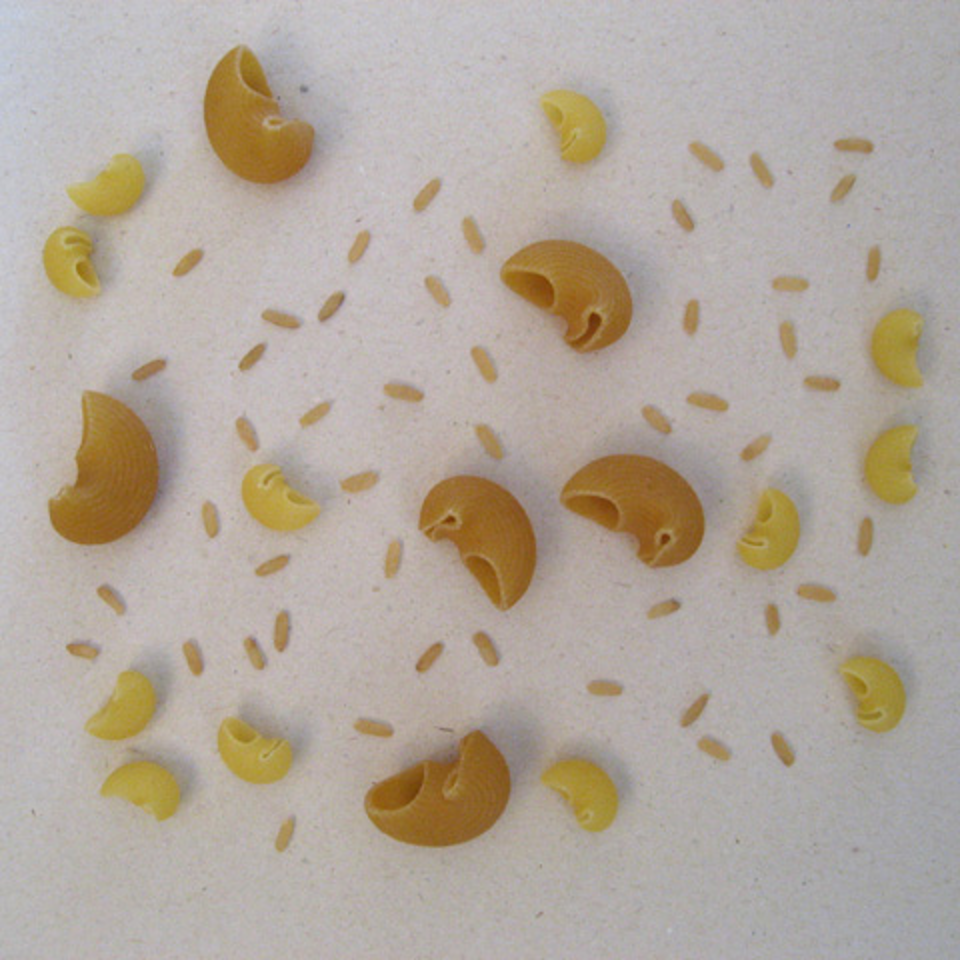
%> input picture TNM087 - Bildbehandling och bildanalys/Lab/lab 4/images/MacnRice1.tif, 960 x 960 px
$ octave --eval "result = CountObjects(imread('images/MacnRice1.tif'));"   (GNU Octave 9; MATLAB toolbox functions it lacks are replaced by stand-ins)
%> lines starting %> are read from the running program, lines starting %| are printed output that depends on the picture; in (x1, y1, x2, y2) boxes, pixels count from 0 and x2, y2 are one past the last pixel; in counts of white or black regions, pixels touching at a corner belong together; the program's own positions count from 1
function [IMG, noRice, noSmallMacs, noLargeMacs]=CountObjects(in)
%% Lab4, Task 3
%% Finds the number of rows of bricks
%
% Counts objects of different class and displays them in different colors.
% Input images containing three classes of ojects: grains of rice, snall
% macaronis and large macaronis
%
%% Who has done it
%
% Author: Thomas Indrias (thoin216)
% Co-author: NaN
%
%% Syntax of the function
%      Input arguments:
%           in: the original input RGB color image of type double scaled between 0 and 1
%
%      Output arguments:
%           IMG: the output RGB color image, displaying the three
%           diffferent classes of objects in different colors
%           noRice: Number of grains of rice in the input image
%           noSmallMacs: Number of small macaromis in the input image
%           noLargeMacs: Number of large macaromis in the input image

% You MUST NEVER change the first line
%
%% Basic version control (in case you need more than one attempt)
%
% Version: 1.0
% Date: 2018-12-14
%
% Gives a history of your submission to Lisam.
% Version and date for this function have to be updated before each
% submission to Lisam (in case you need more than one attempt)
%
%% General rules
%
% 1) Don't change the structure of the template by removing %% lines
%
% 2) Document what you are doing using comments
%
% 3) Before submitting make the code readable by using automatic indentation
%       ctrl-a / ctrl-i
%
% 4) Your code should work for any given input arguments, if they are
%    fulfilling the conditions specified in the syntax of the function
%
% 5) In case a task requires that you have to submit more than one function
%       save every function in a single file and collect all of them in a
%       zip-archive and upload that to Lisam. NO RAR, NO GZ, ONLY ZIP!
%
% 6) Often you must do something else between the given commands in the
%       template
%
%% Here starts your code.
% Write the appropriate MATLAB commands right after each comment below.
%

%% Make the input color image grayscale,
% by choosing its most appropriate channel

in = im2double(in); % I always prefer converting to type double.
bgray = in(:,:,3); % The grayscale version of the input color image

%% Threshold your image
% to separate the objects from the backgroound

b_thresh = bgray < graythresh(bgray); % The thresholded image
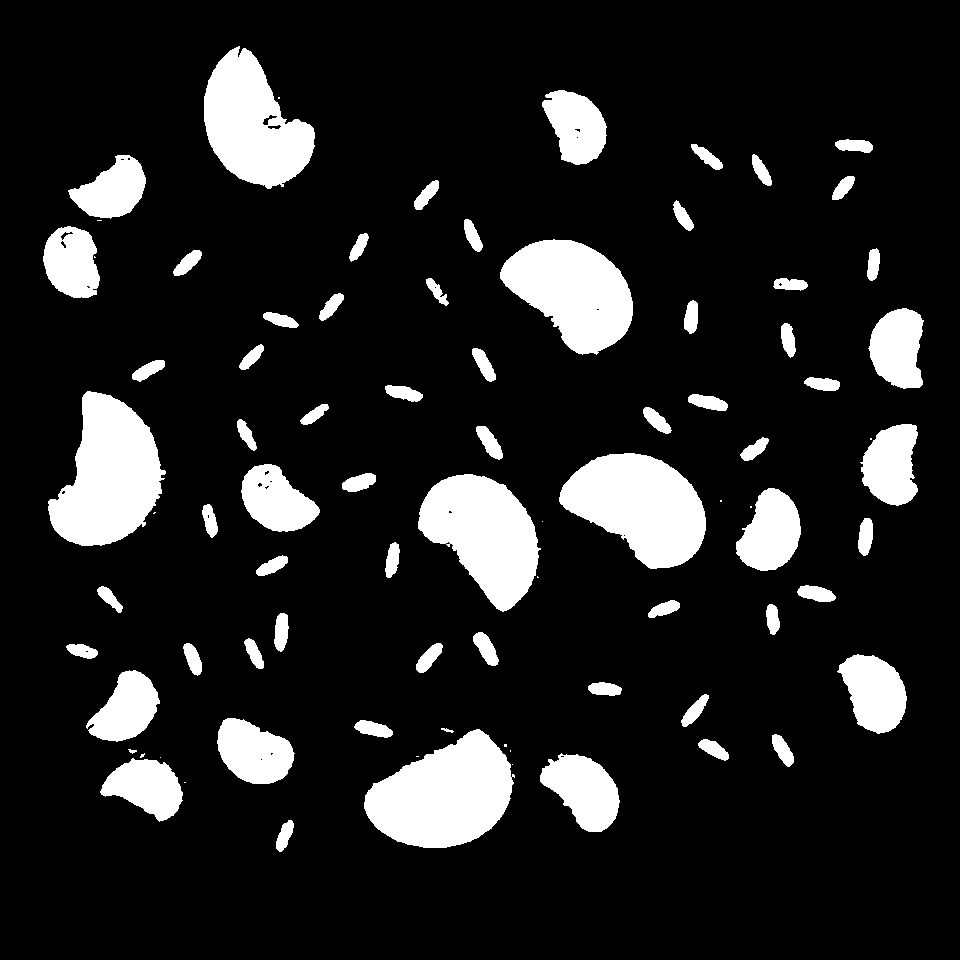
%> b_thresh: size 960x960 logical; 13.4% white; 84 white regions (16 under 20 px), largest, box (x1, y1, x2, y2) and area: (364, 729, 515, 848) 11868, (48, 391, 166, 546) 11599, (559, 453, 706, 569) 11129

%% Clean up the binary image
% Use morphological operations to clean up the binary image from noise.
% Especially make syre that your cleaned image don't contain any false objecta
% (i.e. single foreground pixels, or groups of connected foreground pixels,
% that do not belong to the object classes

SE = strel('disk', 4);
b_clean = imclose(imopen(b_thresh, SE), SE); % Cleaned up binary image
%> b_clean: size 960x960 logical; 13.3% white; 66 white regions, largest, box (x1, y1, x2, y2) and area: (364, 729, 513, 848) 11845, (48, 391, 163, 546) 11537, (559, 453, 706, 569) 11112

%% Labelling
%  Use labelling to assign every object a unique number

L = bwlabel(b_clean); % Labelled image
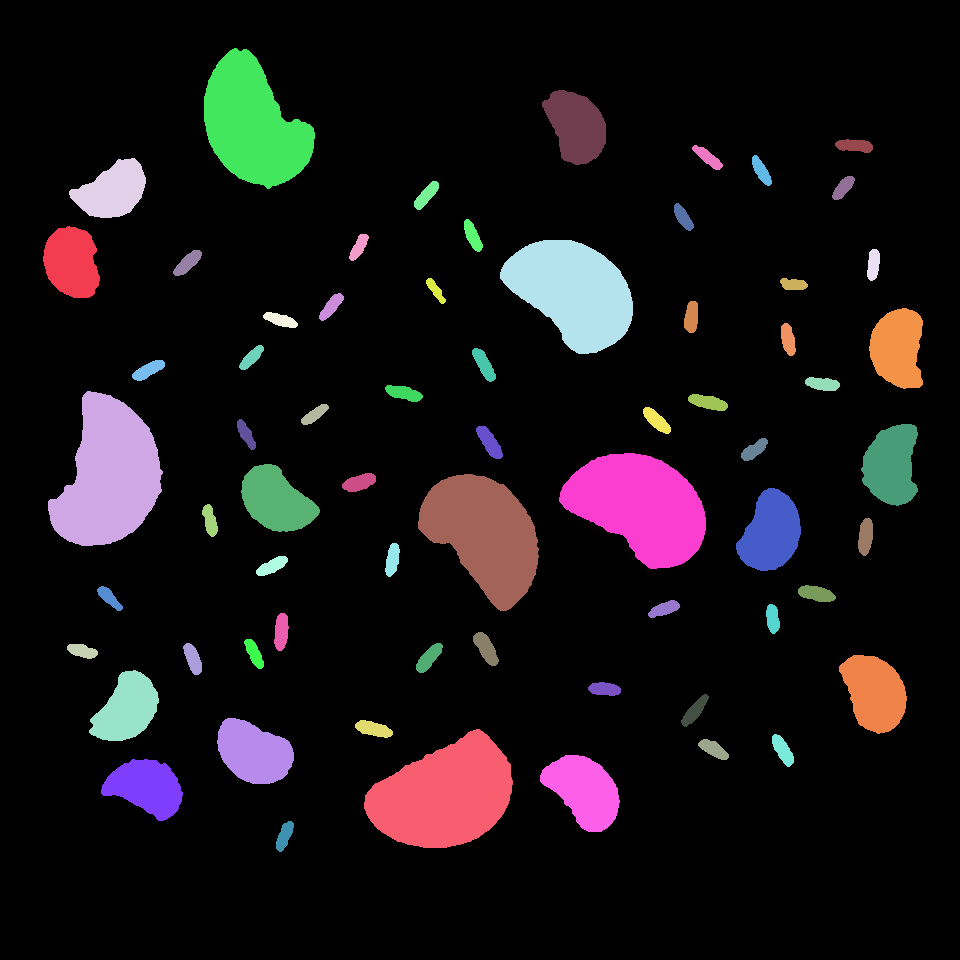
%> L: size 960x960 double; 67 distinct labels, from 0 to 66; one colour per label, 0 black

%% Object features
% Compute relevant object features that you can use to classify
% the three classes of objects

Stats = regionprops(L, 'Perimeter', 'Area'); % Create struct with relevant object properties
%> Stats = 66 regions; largest, Area and Perimeter: 11845 413.4, 11537 437.8, 11112 407.1, 10339 399.1, 9911 378.1

%% Object classification
% Based on your object features, classify the objects, i.e. for each
% labelled object: decide if it belongs to the three classes: Rice, SmallMacs, or LargeMacs
% In case you didn't suceed in cleaining up all false objects, you should
% discard them here, so they don't count as the classes of objects

% Storing struct in each class array.
for n=1:length(Stats)
   Perimeter(n) = Stats(n).Perimeter;
   Area(n) = Stats(n).Area;
end
%> this loop made 66 passes
%> after the loop, Area = 66 values, max 11845 at index 27, min 218 at index 33, mean 1861.5; Perimeter = 66 values, max 437.8 at index 2, min 64.83 at index 56, mean 134.1

Rice = find(Area < 1000); % Vector containing the labels of all objects classifies as rice
%> Rice = 48 values from 3 to 65
SmallMacs = find(Area > 1000 & Area < 8000); % Vector containing the labels of all objects classifies as SmallMacs
%> SmallMacs = [1 4 5 7 13 16 39 40 51 62 64 66]
LargeMacs = find(Area > 8000); %Vector containing the labels of all objects classifies as LargeMacs
%> LargeMacs = [2 12 27 32 38 41]

%% Count the objects for each class.


noRice = length(Rice); % Vector containing the labels of all objects classifies as rice
%> noRice = 48
noSmallMacs = length(SmallMacs); % Vector containing the labels of all objects classifies as SmallMacs
%> noSmallMacs = 12
noLargeMacs = length(LargeMacs); % Vector containing the labels of all objects classifies as LargeMacs
%> noLargeMacs = 6

%% Create an RGB-image, IMG, displaying the different classes of objects in different colors
% Use for example: Colored objects on black background, colored objects on
% the original background, highlight the borders of the objects in the
% original image in different colors (or some other way of displayig the
% objects)

[r, c] = size(bgray);

R = zeros(r, c);
G = zeros(r, c);
B = zeros(r, c);

% I dont like creating a loop for each channel but
% I had perfomance issue when merging it.

for n=1:length(Rice)
   R(L == Rice(n)) = 1;
end
%> this loop made 48 passes
%> R: size 960x960 double; values 0 (black) and 1 (white), 1.9% white; 48 white regions, largest, box (x1, y1, x2, y2) and area: (473, 632, 499, 666) 484, (476, 426, 503, 459) 464, (798, 585, 836, 602) 453
for n=1:length(SmallMacs)
   G(L == SmallMacs(n)) = 1;
end
%> this loop made 12 passes
%> G: size 960x960 double; values 0 (black) and 1 (white), 4.5% white; 12 white regions, largest, box (x1, y1, x2, y2) and area: (540, 755, 620, 832) 3912, (839, 655, 907, 734) 3754, (736, 488, 801, 571) 3704
for n=1:length(LargeMacs)
   B(L == LargeMacs(n)) = 1;
end
%> this loop made 6 passes
%> B: size 960x960 double; values 0 (black) and 1 (white), 7% white; 6 white regions, box (x1, y1, x2, y2) and area: (364, 729, 513, 848) 11845, (48, 391, 163, 546) 11537, (559, 453, 706, 569) 11112, (418, 474, 539, 611) 10339, (500, 240, 633, 354) 9911, (204, 48, 315, 189) 9800

IMG = cat(3, R, G, B);  % Output RGB-image displaying the three classes of objects in different colors
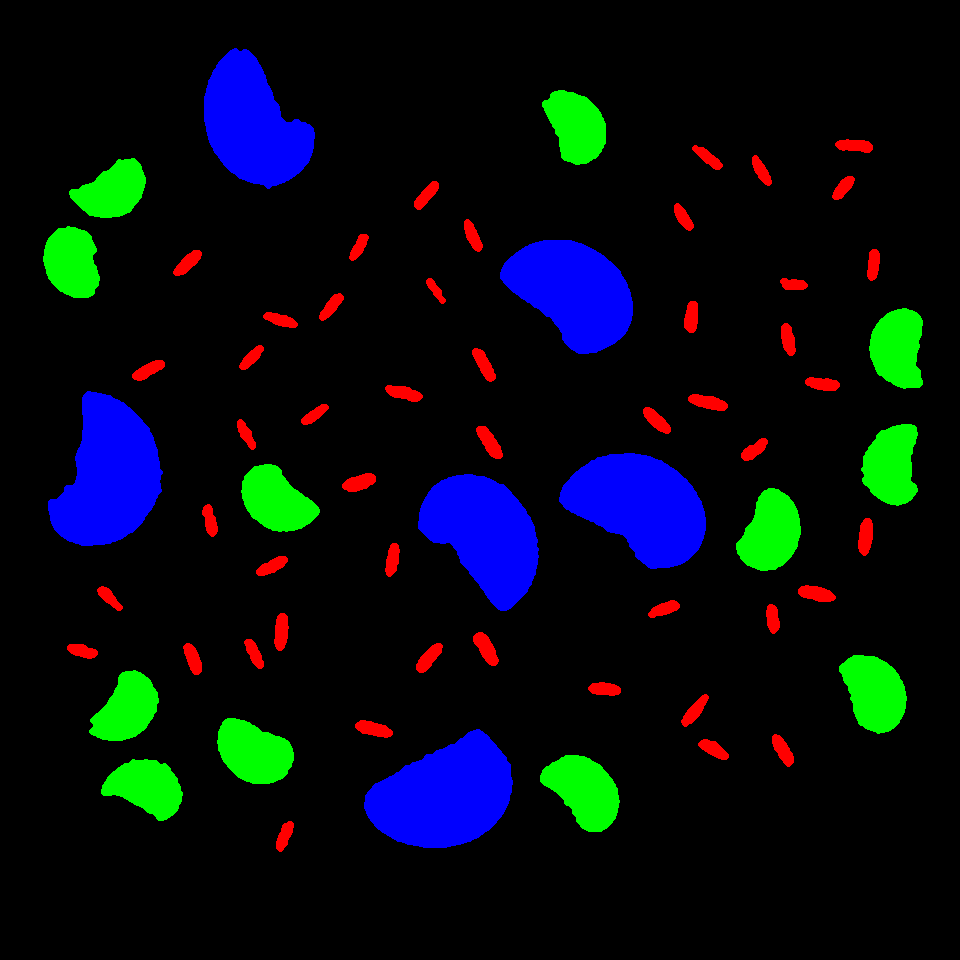
%> IMG: size 960x960x3 double; mean R, G, B 0.0187, 0.0446, 0.07

%Small output
A  = [noRice, noSmallMacs, noLargeMacs]; % Concatenate classes
%> A = [48 12 6]
%Formatting output
fprintf('%6s  %6s  %6s \n','Rice','Small macs','Large Macs');
fprintf('   %d \t\t%d \t\t\t%d \n',A);
%|    48 		12 			6

%% Test your code on the three test images
% % Your code is supposed to work for the three images:
%
% Image          noRice   noSmallMacs   noLargeMacs
% MacnRice1.tif  48       12            6
% MacnRice2.tif  60       14            6
% MacnRice3.tif  42       11            5

$ run again, on TNM087 - Bildbehandling och bildanalys/Lab/lab 4/images/MacnRice2.tif
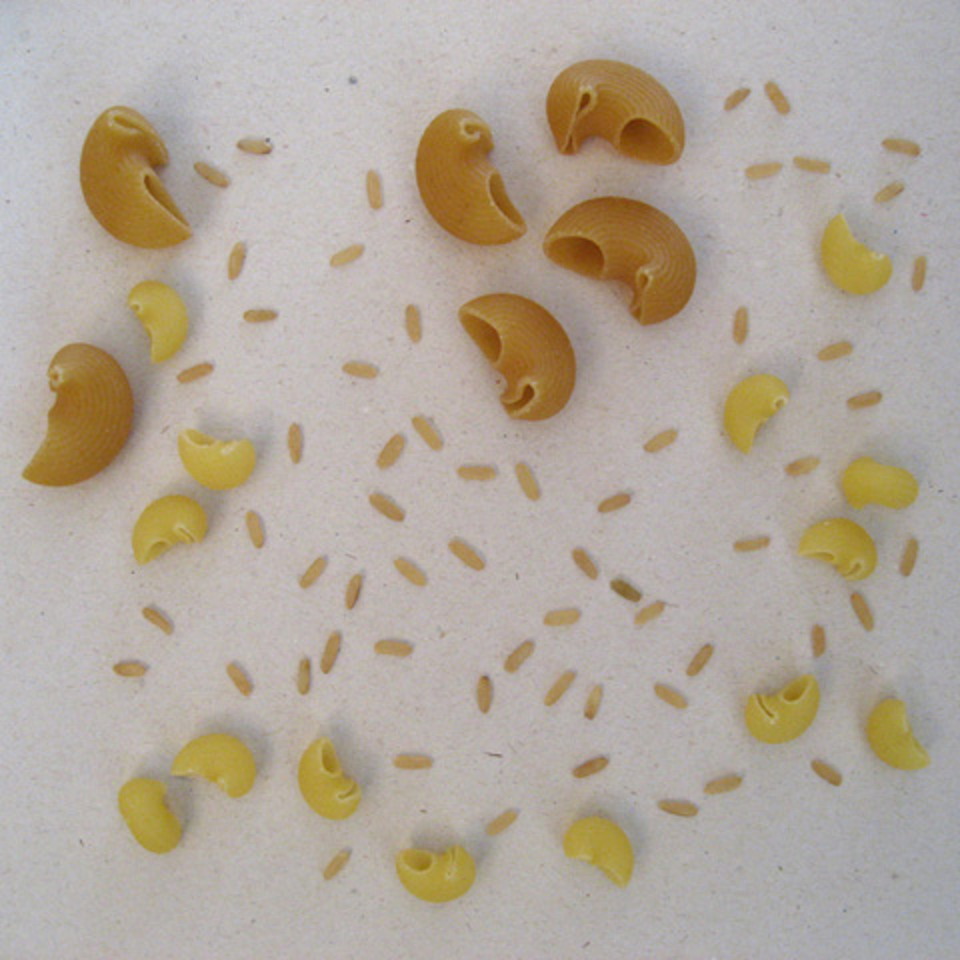
%> input picture TNM087 - Bildbehandling och bildanalys/Lab/lab 4/images/MacnRice2.tif, 960 x 960 px
%> b_thresh: size 960x960 logical; 15.5% white; 116 white regions (33 under 20 px), largest, box (x1, y1, x2, y2) and area: (539, 194, 697, 327) 13476, (545, 60, 686, 166) 11766, (22, 343, 146, 488) 11602
%> b_clean: size 960x960 logical; 15.3% white; 80 white regions, largest, box (x1, y1, x2, y2) and area: (540, 195, 697, 327) 13418, (545, 60, 686, 166) 11752, (22, 343, 143, 488) 11558
%> in CountObjects, `L = bwlabel(b_clean);`:
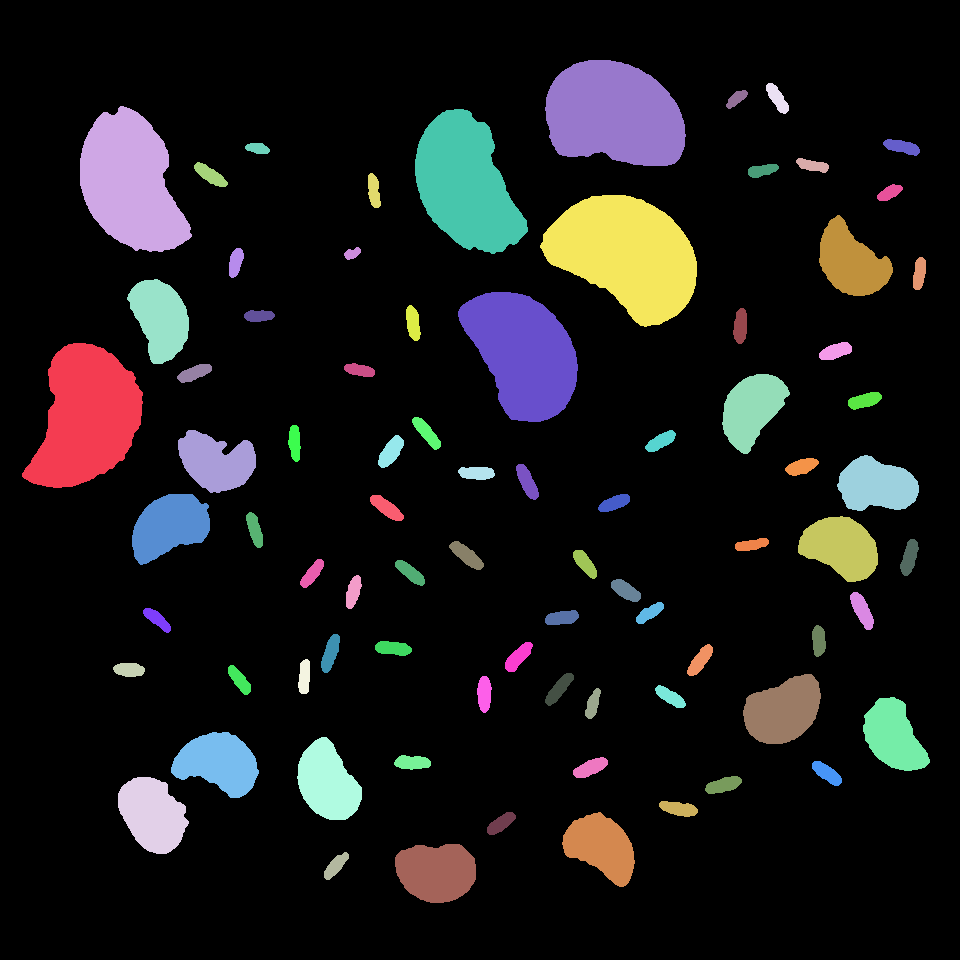
%> L: size 960x960 double; 81 distinct labels, from 0 to 80; one colour per label, 0 black
%> Stats = 80 regions; largest, Area and Perimeter: 13418 442.7, 11752 408.3, 11558 434.6, 10898 416.9, 10612 411.1
%> the loop in CountObjects, `for n=1:length(Stats)` made 80 passes
%> after the loop in CountObjects, `for n=1:length(Stats)`: Area = 80 values, max 13418 at index 43, min 142 at index 23, mean 1767.1; Perimeter = 80 values, max 442.7 at index 43, min 44.12 at index 23, mean 131.1
%> Rice = 60 values from 3 to 80
%> SmallMacs = [4 5 6 8 10 18 32 47 59 63 68 71 73 76]
%> LargeMacs = [1 2 35 37 43 44]
%> noRice = 60
%> noSmallMacs = 14
%> noLargeMacs = 6
%> the loop in CountObjects, `for n=1:length(Rice)` made 60 passes
%> the loop in CountObjects, `for n=1:length(SmallMacs)` made 14 passes
%> the loop in CountObjects, `for n=1:length(LargeMacs)` made 6 passes
%> in CountObjects, `IMG = cat(3, R, G, B);`:
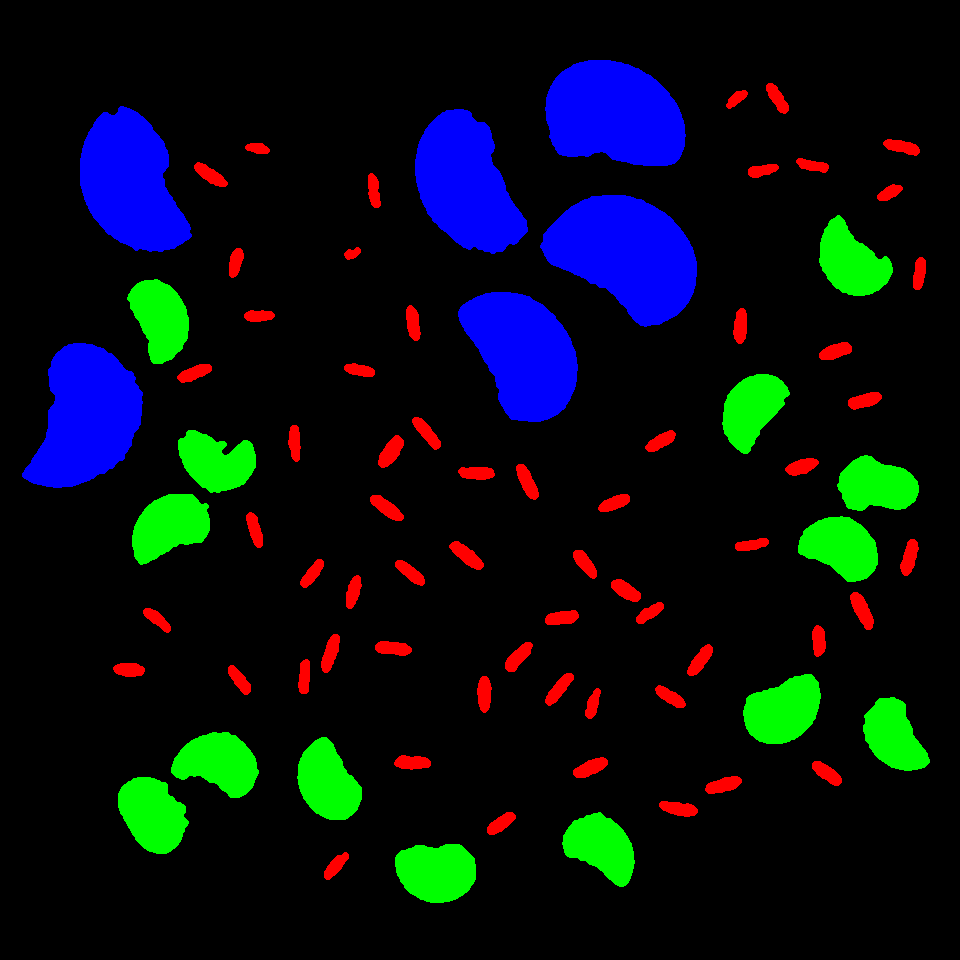
%> IMG: size 960x960x3 double; mean R, G, B 0.0244, 0.0544, 0.0746
%> A = [60 14 6]
%|    60 		14 			6
